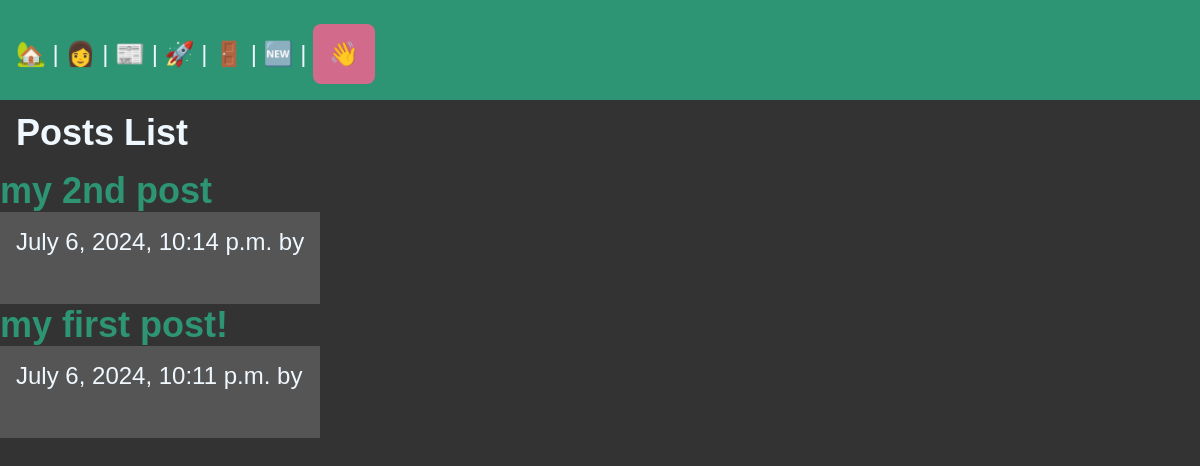
/posts/, run on an earlier commit of the app's database.
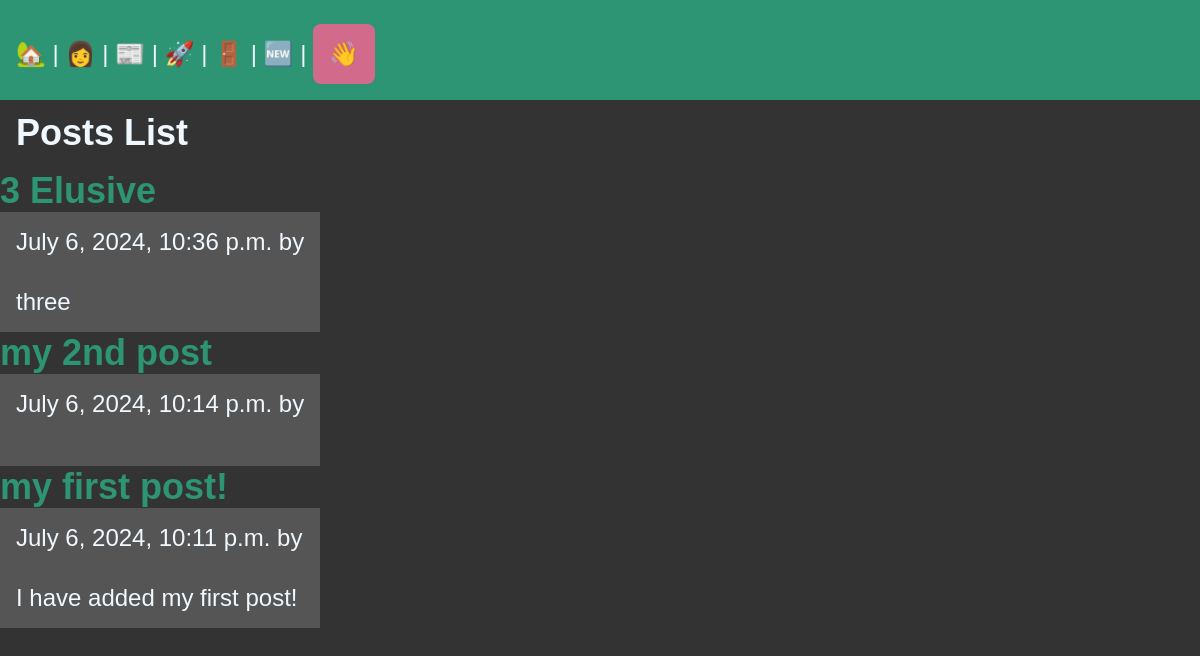
And on a later commit of the database.
### posts/models.py (models this page shows, shortened)
class Post(models.Model):
    title = models.CharField(max_length=75)
    body = models.TextField()
    slug = models.SlugField()
    date = models.DateTimeField(auto_now_add=True)
    banner = models.ImageField(default='fallback.png', blank=True)
    author = models.ForeignKey(User, on_delete=models.CASCADE, default=None)

### posts/views.py (the view)
# urls.py: path('', views.post_list, name="list"),
def post_list(request):
    posts = Post.objects.all().order_by('-date')
    return render(request, 'posts/posts_list.html', { 'posts': posts})

### posts/templates/posts/posts_list.html (shortened to what this page needs)
{%  extends 'layout.html' %}
{% block content %}
<section>
    <h1>Posts List</h1>
    {% for post in posts %}
        <article class="post">
            <h2>
                <a href="{% url 'posts:page' slug=post.slug %}">
                {{ post.title }}
                </a>
            </h2>
            <p>{{ post.date }} by {{ post.author }}</p>
            <p>{{ post.body }}</p>
        </article>
    {% endfor %}
</section>
{% endblock %}

What changed in the data, as far as the page shows it:
added Post: title "3 Elusive", date "July 6, 2024, 10:36 p.m.", body "three"
changed Post "my first post!": body (not shown) → "I have added my first post!"
